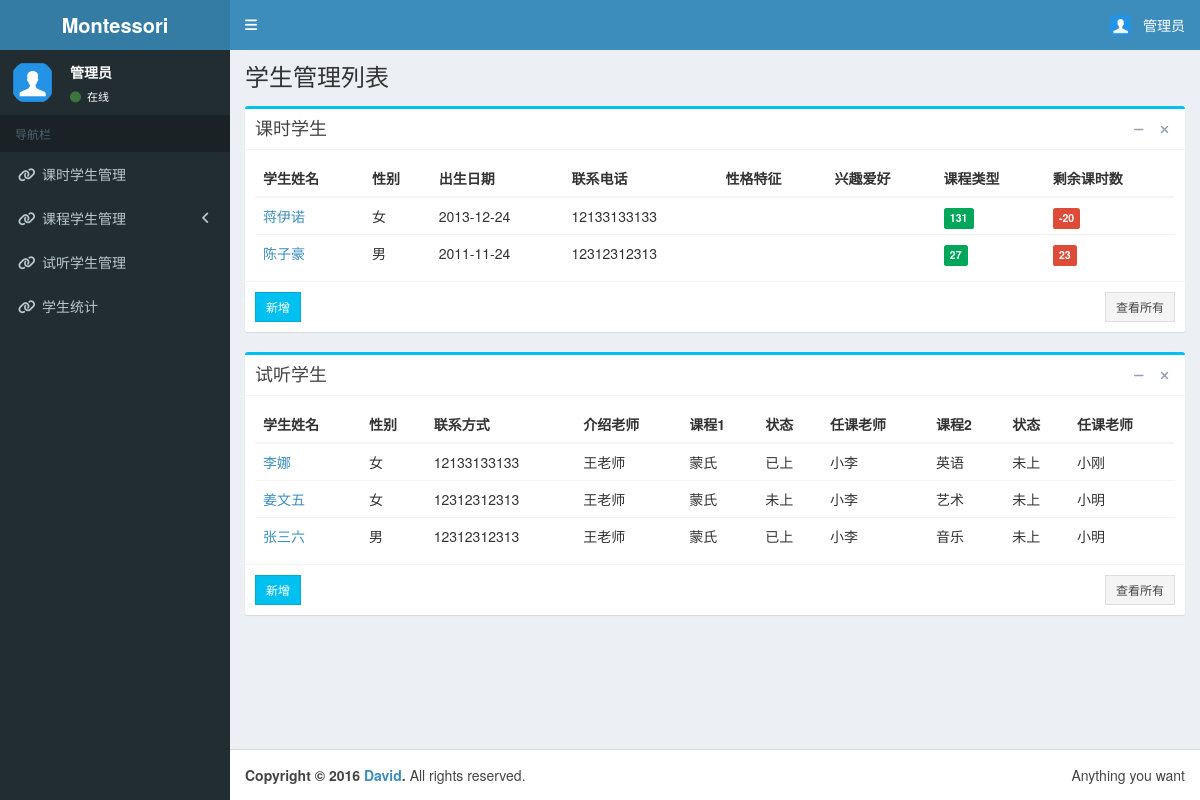
/homepage/ (signed in), run on an earlier commit of the app's database.
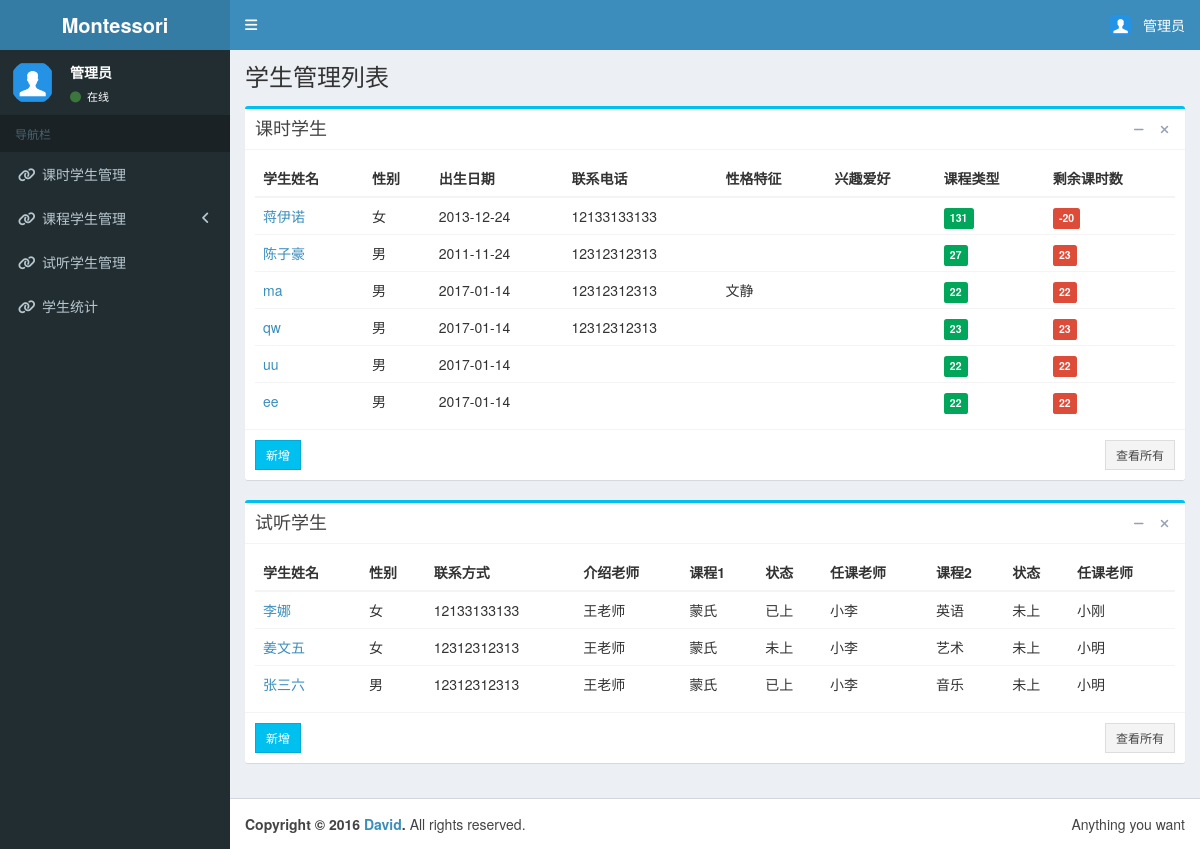
And on a later commit of the database.
### managesystem/models.py (models this page shows, shortened)
class HoursStudent(models.Model):
    username = models.CharField(max_length=200)
    sex = models.CharField(max_length=200)
    birth_date = models.DateField()
    phone_num = models.CharField(max_length=200)
    character = models.CharField(max_length=200)
    hobbies = models.CharField(max_length=200)
    sum_hours = models.IntegerField(default=0)
    hours_already = models.IntegerField(default=0)
    hours_rest = models.IntegerField(default=0)
    register_date = models.DateField(default="2016-11-11")

class TryStudent(models.Model):
    username = models.CharField(max_length=200)
    sex = models.CharField(max_length=200)
    phone_num = models.CharField(max_length=200)
    contact = models.CharField(max_length=200)
    try_class_one = models.CharField(max_length=200,null=False,default="蒙氏")
    try_class_one_state = models.CharField(max_length=200,null=False,default="未上")
    class_one_teacher = models.CharField(max_length=200)
    try_class_two = models.CharField(max_length=200, null=False, default="蒙氏")
    try_class_two_state = models.CharField(max_length=200, null=False, default="未上")
    class_two_teacher = models.CharField(max_length=200)
    register_date = models.DateField(default="2016-11-11")
    accompany_username = models.CharField(max_length=200, default="")
    try_class_one_time = models.CharField(max_length=200, default="")
    try_class_two_time = models.CharField(max_length=200, default="")
    source = models.CharField(max_length=200, default="")
    unRegister_reason = models.CharField(max_length=200, default="")
    birth_date = models.CharField(max_length=200, default="0个月")

### managesystem/views.py (the view)
# urls.py: url(r'^homepage/$', HoursHomepage),
def HoursHomepage(request):
    if request.user.is_authenticated():
        hoursStudentArr = HoursStudent.objects.all()
        tryStudentArr = TryStudent.objects.all()
        if len(hoursStudentArr) > 7:
            hoursStudentArr = hoursStudentArr[0:6]
        else:
            hoursStudentArr = hoursStudentArr
        if len(tryStudentArr) > 7:
            tryStudentArr = tryStudentArr[0:6]
        else:
            tryStudentArr = tryStudentArr
        return render_to_response("homepage/homepage.html",{"studentList":hoursStudentArr, "tryStudentList":tryStudentArr})
    else:
        return HttpResponseRedirect('/')

### templates/homepage/homepage.html (shortened to what this page needs)
{% load staticfiles %}
<!DOCTYPE html>
<html>
<head>
  <link rel="stylesheet" href="{% static "bootstrap/css/bootstrap.min.css"%}">
  <link rel="stylesheet" href="https://cdnjs.cloudflare.com/ajax/libs/font-awesome/4.5.0/css/font-awesome.min.css">
  <link rel="stylesheet" href="https://cdnjs.cloudflare.com/ajax/libs/ionicons/2.0.1/css/ionicons.min.css">
  <link rel="stylesheet" href="{% static "dist/css/AdminLTE.min.css"%}">
  <link rel="stylesheet" href="{% static "dist/css/skins/skin-blue.min.css"%}">
</head>
<body class="hold-transition skin-blue sidebar-mini">
<div class="wrapper">
  <header class="main-header">
    <a href="http://127.0.0.1:8001/homepage/." class="logo">
      <span class="logo-lg"><b>Montessori</b></span>
    </a>
    <nav class="navbar navbar-static-top" role="navigation">
      <a href="#" class="sidebar-toggle" data-toggle="offcanvas" role="button">
      </a>
      <div class="navbar-custom-menu">
        <ul class="nav navbar-nav">
          <li class="dropdown user user-menu">
            <a href="#" class="dropdown-toggle" data-toggle="dropdown">
              <img src="{% static "dist/img/user2-160x160.jpg" %}" class="user-image" alt="User Image">
              <span class="hidden-xs">管理员</span>
            </a>
          </li>
        </ul>
      </div>
    </nav>
  </header>
  <aside class="main-sidebar">
    <section class="sidebar">
      <div class="user-panel">
        <div class="pull-left image">
          <img src="{% static "dist/img/user2-160x160.jpg" %}" class="img-circle" alt="User Image">
        </div>
        <div class="pull-left info">
          <p>管理员</p>
          <a href="#"><i class="fa fa-circle text-success"></i> 在线</a>
        </div>
      </div>
      <ul class="sidebar-menu">
        <li class="header">导航栏</li>
        <li><a href="/homepage/hoursList/"><i class="fa fa-link"></i> <span>课时学生管理</span></a></li>
        <li class="treeview">
          <a href="#"><i class="fa fa-link"></i> <span>课程学生管理</span>
            <span class="pull-right-container">
              <i class="fa fa-angle-left pull-right"></i>
            </span>
          </a>
        </li>
        <li class="treeview"><a href="/homepage/tryList/"><i class="fa fa-link"></i> <span>试听学生管理</span></a></li>
        <li class="treeview"><a href="/homepage/statistics/"><i class="fa fa-link"></i> <span>学生统计</span></a></li>
      </ul>
    </section>
  </aside>
  <div class="content-wrapper">
    <section class="content-header">
      <h1>
        学生管理列表
      </h1>
    </section>
    <section class="content">
          <div class="box box-info">
            <div class="box-header with-border">
              <h3 class="box-title">课时学生</h3>
              <div class="box-tools pull-right">
                <button type="button" class="btn btn-box-tool" data-widget="collapse"><i class="fa fa-minus"></i>
                </button>
                <button type="button" class="btn btn-box-tool" data-widget="remove"><i class="fa fa-times"></i></button>
              </div>
            </div>
            <div class="box-body">
              <div class="table-responsive">
                <table class="table no-margin">
                  <thead>
                  <tr>
                    <th>学生姓名</th>
                    <th>性别</th>
                    <th>出生日期</th>
                    <th>联系电话</th>
                    <th>性格特征</th>
                    <th>兴趣爱好</th>
                    <th>课程类型</th>
                    <th>剩余课时数</th>
                  </tr>
                  </thead>
                  <tbody>
                  {% for item in studentList %}
                  <tr>
                    <td><a href="hoursList/{{ item.username }}">{{ item.username }}</a></td>
                    <td>{{ item.sex }}</td>
                    <td>{{ item.birth_date|date:"Y-m-d" }}</td>
                      <td>{{ item.phone_num }}</td>
                      <td>{{ item.character }}</td>
                      <td>{{ item.hobbies }}</td>
                    <td><span class="label label-success">{{ item.sum_hours }}</span></td>
                    <td><span class="label label-danger">{{ item.hours_rest }}</span></td>
                  </tr>
                  {% endfor %}
                  </tbody>
                </table>
              </div>
            </div>
            <div class="box-footer clearfix">
              <a href="/hoursRegister/" class="btn btn-sm btn-info btn-flat pull-left">新增</a>
              <a href="/homepage/hoursList/" class="btn btn-sm btn-default btn-flat pull-right">查看所有</a>
            </div>
          </div>
          <div class="box box-info">
            <div class="box-header with-border">
              <h3 class="box-title">试听学生</h3>
              <div class="box-tools pull-right">
                <button type="button" class="btn btn-box-tool" data-widget="collapse"><i class="fa fa-minus"></i>
                </button>
                <button type="button" class="btn btn-box-tool" data-widget="remove"><i class="fa fa-times"></i></button>
              </div>
            </div>
            <div class="box-body">
              <div class="table-responsive">
                <table class="table no-margin">
                  <thead>
                  <tr>
                      <th>学生姓名</th>
                      <th>性别</th>
                      <th>联系方式</th>
                      <th>介绍老师</th>
                      <th>课程1</th>
                      <th>状态</th>
                      <th>任课老师</th>
                      <th>课程2</th>
                      <th>状态</th>
                      <th>任课老师</th>
                  </tr>
                  </thead>
                  <tbody>
                    {% for itemtry in tryStudentList %}
                    <tr>
                      <td><a>{{ itemtry.username }}</a></td>
                      <td>{{ itemtry.sex }}</td>
                      <td>{{ itemtry.phone_num }}</td>
                      <td>{{ itemtry.contact }}</td>
                      <td>{{ itemtry.try_class_one }}</td>
                      <td>{{ itemtry.try_class_one_state }}</td>
                      <td>{{ itemtry.class_one_teacher }}</td>
                      <td>{{ itemtry.try_class_two }}</td>
                      <td>{{ itemtry.try_class_two_state }}</td>
                      <td>{{ itemtry.class_two_teacher }}</td>
                    </tr>
                    {% endfor %}
                  </tbody>
                </table>
              </div>
            </div>
            <div class="box-footer clearfix">
              <a href="/tryRegister/" class="btn btn-sm btn-info btn-flat pull-left">新增</a>
              <a href="/homepage/tryList/" class="btn btn-sm btn-default btn-flat pull-right">查看所有</a>
            </div>
          </div>
    </section>
  </div>
  <footer class="main-footer">
    <div class="pull-right hidden-xs">
      Anything you want
    </div>
    <strong>Copyright &copy; 2016 <a href="#">David</a>.</strong> All rights reserved.
  </footer>
</div>
</body>
</html>

What changed in the data, as far as the page shows it:
added HoursStudent: username "ma", sex "男", birth_date "2017-01-14", phone_num "12312312313", character "文静", sum_hours "22", hours_rest "22"
added HoursStudent: username "qw", sex "男", birth_date "2017-01-14", phone_num "12312312313", sum_hours "23", hours_rest "23"
added HoursStudent: username "uu", sex "男", birth_date "2017-01-14", sum_hours "22", hours_rest "22"
added HoursStudent: username "ee", sex "男", birth_date "2017-01-14", sum_hours "22", hours_rest "22"
